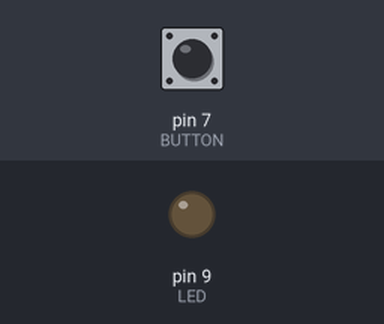
Bench run of a sketch on a simulated Arduino Uno, built with avr-gcc and run on an emulated ATmega328P. Parts: output pins drawn as LEDs (lit = HIGH). The inputs (shaded band) are chosen by the test bench; at power-on: pin 7 (BUTTON) LOW.

Above: at 1.2 s.
1.3 s: pin 7 (BUTTON) pulled HIGH for 1 s
At 1.7 s:
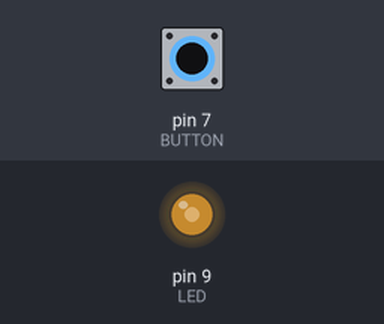
At 2.9 s:
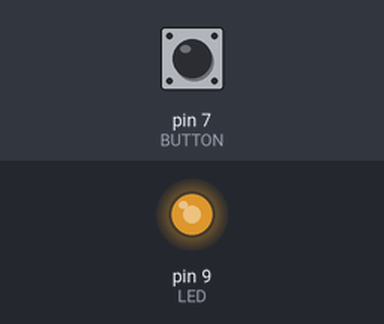
3.8 s: pin 7 (BUTTON) pulled HIGH for 0.15 s
At 4.3 s:
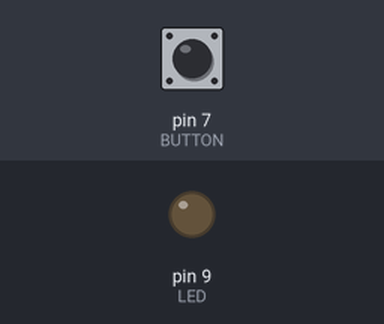
5.4 s: pin 7 (BUTTON) pulled HIGH for 3.2 s
Timing chart, 0 to 10.1 s (numbered marks = the images above; inputs shaded):
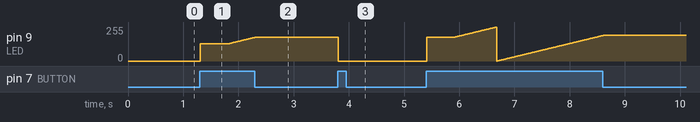

Measured:
- after the input at 1.3 s, pin 9 (LED): moves from 0/255 to 178/255 over 0.99 s, starting at once
- after the input at 3.8 s, pin 9 (LED): 178/255 → 0/255 at once

The sketch:

PWM2.ino
```cpp
const int LED =9;
const int BUTTON =7;

int va1 =0;
int old_va1 =0;
int state =0;

int brightness =128;
unsigned long startTime =0;

void setup() {
  pinMode(LED,OUTPUT);
  pinMode(BUTTON,INPUT);
  // put your setup code here, to run once:

}

void loop() {
  va1 = digitalRead(BUTTON);

  if((va1 == HIGH)&&(old_va1 == LOW)){
    state = 1-state;
    startTime = millis();


    delay(10);
    }

    if((va1 == HIGH)&&(old_va1 == HIGH)){
      if(state == 1 && (millis()-startTime)>500){
        brightness++;
        delay(10);
        if(brightness > 255){
          brightness = 0;
          }
        }
      }

      old_va1 = va1;

      if(state == 1){
        analogWrite(LED,brightness);
        }else{
          analogWrite(LED,0);
          }
  // put your main code here, to run repeatedly:

}
```
